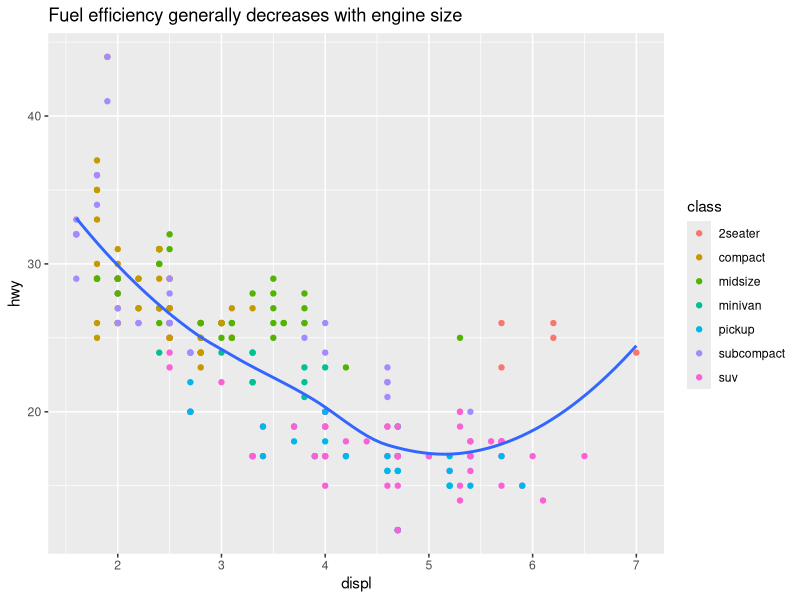
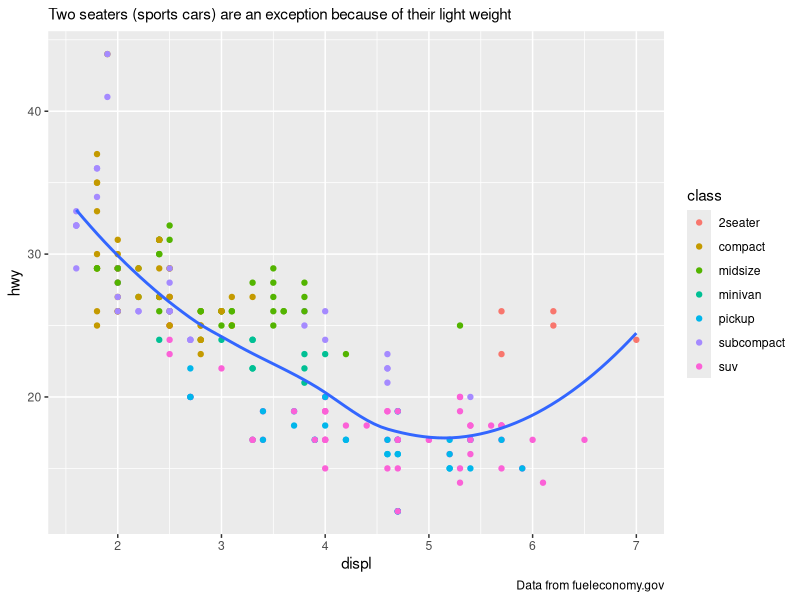

Generate these figures, in order, with R:
# Module 4, Workshop 2 - "ggplot2 for communication"
# author: Payton Schlewitt
# date: 5/15/2024


#install.packages("usethis") ##nly need to run this line once
#credentials::git_credential_ask()
#usethis::git_sitrep()
## Check Personal Access Token

#install.packages("tidyverse") ## ONly need to run this line once
library("tidyverse") #run at the start to make sure correct package is loaded in

# Load the data (mpg is built into ggplot2)
data(mpg)

#Checking data
head(mpg)
glimpse(mpg)
summary(mpg)

#Creating title
ggplot(mpg, aes(displ, hwy))+
  geom_point(aes(color = class)) +
  geom_smooth(se = FALSE) +
  labs(title = "Fuel efficiency generally decreases with engine size")
#Can add subtitles and captions
ggplot(mpg, aes(displ, hwy)) +
  geom_point(aes(color = class)) +
  geom_smooth(se = FALSE) +
  labs(itle = "Fuel efficiency generally decreases with engine size",
subtitle = "Two seaters (sports cars) are an exception because of their light weight",
caption = "Data from fueleconomy.gov"
)
             
  